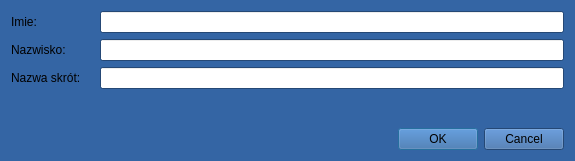
<?xml version="1.0" encoding="UTF-8"?>
<ui version="4.0">
 <class>NowyHandlowiecDialog</class>
 <widget class="QDialog" name="NowyHandlowiecDialog">
  <property name="geometry">
   <rect>
    <x>0</x>
    <y>0</y>
    <width>575</width>
    <height>161</height>
   </rect>
  </property>
  <property name="palette">
   <palette>
    <active>
     <colorrole role="WindowText">
      <brush brushstyle="SolidPattern">
       <color alpha="255">
        <red>0</red>
        <green>0</green>
        <blue>0</blue>
       </color>
      </brush>
     </colorrole>
     <colorrole role="Button">
      <brush brushstyle="SolidPattern">
       <color alpha="255">
        <red>52</red>
        <green>101</green>
        <blue>164</blue>
       </color>
      </brush>
     </colorrole>
     <colorrole role="Light">
      <brush brushstyle="SolidPattern">
       <color alpha="255">
        <red>78</red>
        <green>152</green>
        <blue>246</blue>
       </color>
      </brush>
     </colorrole>
     <colorrole role="Midlight">
      <brush brushstyle="SolidPattern">
       <color alpha="255">
        <red>65</red>
        <green>126</green>
        <blue>205</blue>
       </color>
      </brush>
     </colorrole>
     <colorrole role="Dark">
      <brush brushstyle="SolidPattern">
       <color alpha="255">
        <red>26</red>
        <green>50</green>
        <blue>82</blue>
       </color>
      </brush>
     </colorrole>
     <colorrole role="Mid">
      <brush brushstyle="SolidPattern">
       <color alpha="255">
        <red>34</red>
        <green>67</green>
        <blue>109</blue>
       </color>
      </brush>
     </colorrole>
     <colorrole role="Text">
      <brush brushstyle="SolidPattern">
       <color alpha="255">
        <red>0</red>
        <green>0</green>
        <blue>0</blue>
       </color>
      </brush>
     </colorrole>
     <colorrole role="BrightText">
      <brush brushstyle="SolidPattern">
       <color alpha="255">
        <red>255</red>
        <green>255</green>
        <blue>255</blue>
       </color>
      </brush>
     </colorrole>
     <colorrole role="ButtonText">
      <brush brushstyle="SolidPattern">
       <color alpha="255">
        <red>0</red>
        <green>0</green>
        <blue>0</blue>
       </color>
      </brush>
     </colorrole>
     <colorrole role="Base">
      <brush brushstyle="SolidPattern">
       <color alpha="255">
        <red>255</red>
        <green>255</green>
        <blue>255</blue>
       </color>
      </brush>
     </colorrole>
     <colorrole role="Window">
      <brush brushstyle="SolidPattern">
       <color alpha="255">
        <red>52</red>
        <green>101</green>
        <blue>164</blue>
       </color>
      </brush>
     </colorrole>
     <colorrole role="Shadow">
      <brush brushstyle="SolidPattern">
       <color alpha="255">
        <red>0</red>
        <green>0</green>
        <blue>0</blue>
       </color>
      </brush>
     </colorrole>
     <colorrole role="AlternateBase">
      <brush brushstyle="SolidPattern">
       <color alpha="255">
        <red>153</red>
        <green>178</green>
        <blue>209</blue>
       </color>
      </brush>
     </colorrole>
     <colorrole role="ToolTipBase">
      <brush brushstyle="SolidPattern">
       <color alpha="255">
        <red>255</red>
        <green>255</green>
        <blue>220</blue>
       </color>
      </brush>
     </colorrole>
     <colorrole role="ToolTipText">
      <brush brushstyle="SolidPattern">
       <color alpha="255">
        <red>0</red>
        <green>0</green>
        <blue>0</blue>
       </color>
      </brush>
     </colorrole>
    </active>
    <inactive>
     <colorrole role="WindowText">
      <brush brushstyle="SolidPattern">
       <color alpha="255">
        <red>0</red>
        <green>0</green>
        <blue>0</blue>
       </color>
      </brush>
     </colorrole>
     <colorrole role="Button">
      <brush brushstyle="SolidPattern">
       <color alpha="255">
        <red>52</red>
        <green>101</green>
        <blue>164</blue>
       </color>
      </brush>
     </colorrole>
     <colorrole role="Light">
      <brush brushstyle="SolidPattern">
       <color alpha="255">
        <red>78</red>
        <green>152</green>
        <blue>246</blue>
       </color>
      </brush>
     </colorrole>
     <colorrole role="Midlight">
      <brush brushstyle="SolidPattern">
       <color alpha="255">
        <red>65</red>
        <green>126</green>
        <blue>205</blue>
       </color>
      </brush>
     </colorrole>
     <colorrole role="Dark">
      <brush brushstyle="SolidPattern">
       <color alpha="255">
        <red>26</red>
        <green>50</green>
        <blue>82</blue>
       </color>
      </brush>
     </colorrole>
     <colorrole role="Mid">
      <brush brushstyle="SolidPattern">
       <color alpha="255">
        <red>34</red>
        <green>67</green>
        <blue>109</blue>
       </color>
      </brush>
     </colorrole>
     <colorrole role="Text">
      <brush brushstyle="SolidPattern">
       <color alpha="255">
        <red>0</red>
        <green>0</green>
        <blue>0</blue>
       </color>
      </brush>
     </colorrole>
     <colorrole role="BrightText">
      <brush brushstyle="SolidPattern">
       <color alpha="255">
        <red>255</red>
        <green>255</green>
        <blue>255</blue>
       </color>
      </brush>
     </colorrole>
     <colorrole role="ButtonText">
      <brush brushstyle="SolidPattern">
       <color alpha="255">
        <red>0</red>
        <green>0</green>
        <blue>0</blue>
       </color>
      </brush>
     </colorrole>
     <colorrole role="Base">
      <brush brushstyle="SolidPattern">
       <color alpha="255">
        <red>255</red>
        <green>255</green>
        <blue>255</blue>
       </color>
      </brush>
     </colorrole>
     <colorrole role="Window">
      <brush brushstyle="SolidPattern">
       <color alpha="255">
        <red>52</red>
        <green>101</green>
        <blue>164</blue>
       </color>
      </brush>
     </colorrole>
     <colorrole role="Shadow">
      <brush brushstyle="SolidPattern">
       <color alpha="255">
        <red>0</red>
        <green>0</green>
        <blue>0</blue>
       </color>
      </brush>
     </colorrole>
     <colorrole role="AlternateBase">
      <brush brushstyle="SolidPattern">
       <color alpha="255">
        <red>153</red>
        <green>178</green>
        <blue>209</blue>
       </color>
      </brush>
     </colorrole>
     <colorrole role="ToolTipBase">
      <brush brushstyle="SolidPattern">
       <color alpha="255">
        <red>255</red>
        <green>255</green>
        <blue>220</blue>
       </color>
      </brush>
     </colorrole>
     <colorrole role="ToolTipText">
      <brush brushstyle="SolidPattern">
       <color alpha="255">
        <red>0</red>
        <green>0</green>
        <blue>0</blue>
       </color>
      </brush>
     </colorrole>
    </inactive>
    <disabled>
     <colorrole role="WindowText">
      <brush brushstyle="SolidPattern">
       <color alpha="255">
        <red>26</red>
        <green>50</green>
        <blue>82</blue>
       </color>
      </brush>
     </colorrole>
     <colorrole role="Button">
      <brush brushstyle="SolidPattern">
       <color alpha="255">
        <red>52</red>
        <green>101</green>
        <blue>164</blue>
       </color>
      </brush>
     </colorrole>
     <colorrole role="Light">
      <brush brushstyle="SolidPattern">
       <color alpha="255">
        <red>78</red>
        <green>152</green>
        <blue>246</blue>
       </color>
      </brush>
     </colorrole>
     <colorrole role="Midlight">
      <brush brushstyle="SolidPattern">
       <color alpha="255">
        <red>65</red>
        <green>126</green>
        <blue>205</blue>
       </color>
      </brush>
     </colorrole>
     <colorrole role="Dark">
      <brush brushstyle="SolidPattern">
       <color alpha="255">
        <red>26</red>
        <green>50</green>
        <blue>82</blue>
       </color>
      </brush>
     </colorrole>
     <colorrole role="Mid">
      <brush brushstyle="SolidPattern">
       <color alpha="255">
        <red>34</red>
        <green>67</green>
        <blue>109</blue>
       </color>
      </brush>
     </colorrole>
     <colorrole role="Text">
      <brush brushstyle="SolidPattern">
       <color alpha="255">
        <red>26</red>
        <green>50</green>
        <blue>82</blue>
       </color>
      </brush>
     </colorrole>
     <colorrole role="BrightText">
      <brush brushstyle="SolidPattern">
       <color alpha="255">
        <red>255</red>
        <green>255</green>
        <blue>255</blue>
       </color>
      </brush>
     </colorrole>
     <colorrole role="ButtonText">
      <brush brushstyle="SolidPattern">
       <color alpha="255">
        <red>26</red>
        <green>50</green>
        <blue>82</blue>
       </color>
      </brush>
     </colorrole>
     <colorrole role="Base">
      <brush brushstyle="SolidPattern">
       <color alpha="255">
        <red>52</red>
        <green>101</green>
        <blue>164</blue>
       </color>
      </brush>
     </colorrole>
     <colorrole role="Window">
      <brush brushstyle="SolidPattern">
       <color alpha="255">
        <red>52</red>
        <green>101</green>
        <blue>164</blue>
       </color>
      </brush>
     </colorrole>
     <colorrole role="Shadow">
      <brush brushstyle="SolidPattern">
       <color alpha="255">
        <red>0</red>
        <green>0</green>
        <blue>0</blue>
       </color>
      </brush>
     </colorrole>
     <colorrole role="AlternateBase">
      <brush brushstyle="SolidPattern">
       <color alpha="255">
        <red>52</red>
        <green>101</green>
        <blue>164</blue>
       </color>
      </brush>
     </colorrole>
     <colorrole role="ToolTipBase">
      <brush brushstyle="SolidPattern">
       <color alpha="255">
        <red>255</red>
        <green>255</green>
        <blue>220</blue>
       </color>
      </brush>
     </colorrole>
     <colorrole role="ToolTipText">
      <brush brushstyle="SolidPattern">
       <color alpha="255">
        <red>0</red>
        <green>0</green>
        <blue>0</blue>
       </color>
      </brush>
     </colorrole>
    </disabled>
   </palette>
  </property>
  <property name="windowTitle">
   <string>Dodaj handlowca</string>
  </property>
  <layout class="QVBoxLayout" name="verticalLayout">
   <item>
    <layout class="QFormLayout" name="formLayout_2">
     <item row="0" column="0">
      <widget class="QLabel" name="label_13">
       <property name="text">
        <string>Imie:</string>
       </property>
       <property name="alignment">
        <set>Qt::AlignLeading|Qt::AlignLeft|Qt::AlignVCenter</set>
       </property>
      </widget>
     </item>
     <item row="0" column="1">
      <widget class="QLineEdit" name="lineEditImie"/>
     </item>
     <item row="2" column="0">
      <widget class="QLabel" name="label_14">
       <property name="text">
        <string>Nazwa skrót:    </string>
       </property>
      </widget>
     </item>
     <item row="2" column="1">
      <widget class="QLineEdit" name="lineEditSkrot_2"/>
     </item>
     <item row="1" column="0">
      <widget class="QLabel" name="label_15">
       <property name="text">
        <string>Nazwisko:</string>
       </property>
      </widget>
     </item>
     <item row="1" column="1">
      <widget class="QLineEdit" name="lineEditNazwisko"/>
     </item>
    </layout>
   </item>
   <item>
    <widget class="QDialogButtonBox" name="buttonBox">
     <property name="orientation">
      <enum>Qt::Horizontal</enum>
     </property>
     <property name="standardButtons">
      <set>QDialogButtonBox::Cancel|QDialogButtonBox::Ok</set>
     </property>
    </widget>
   </item>
  </layout>
 </widget>
 <tabstops>
  <tabstop>lineEditImie</tabstop>
  <tabstop>lineEditNazwisko</tabstop>
  <tabstop>lineEditSkrot_2</tabstop>
 </tabstops>
 <resources/>
 <connections/>
</ui>
